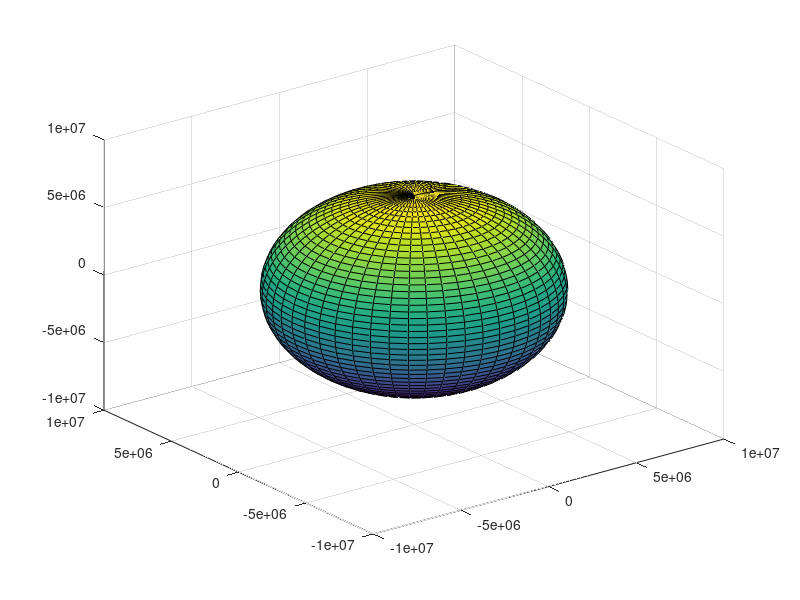

Write MATLAB code to recreate this figure. (Note: this script raises an error after producing the figure.)
function sole(Rm)

[X, Y, Z] = sphere(50);          % Reference Sphere

if nargin==0
      Rm = 6.955 *1e+6;
end  

        % Place SUN
        HSUN = surf(Rm*X,Rm*Y,Rm*Z);
        % http://stereo.gsfc.nasa.gov/img/stereoimages/preview/euvisdoCarringtonMap.jpg
        % Load Sun Image
        topoSUN = imread('euvisdoCarringtonMap.jpg');
        % Set it on SUN
        set(HSUN,'facecolor','texture',...
                'cdata',im2double(topoSUN),...
                'edgecolor','none');

        set(gca,'color','w');
        axis equal
        rotate3d;
end
